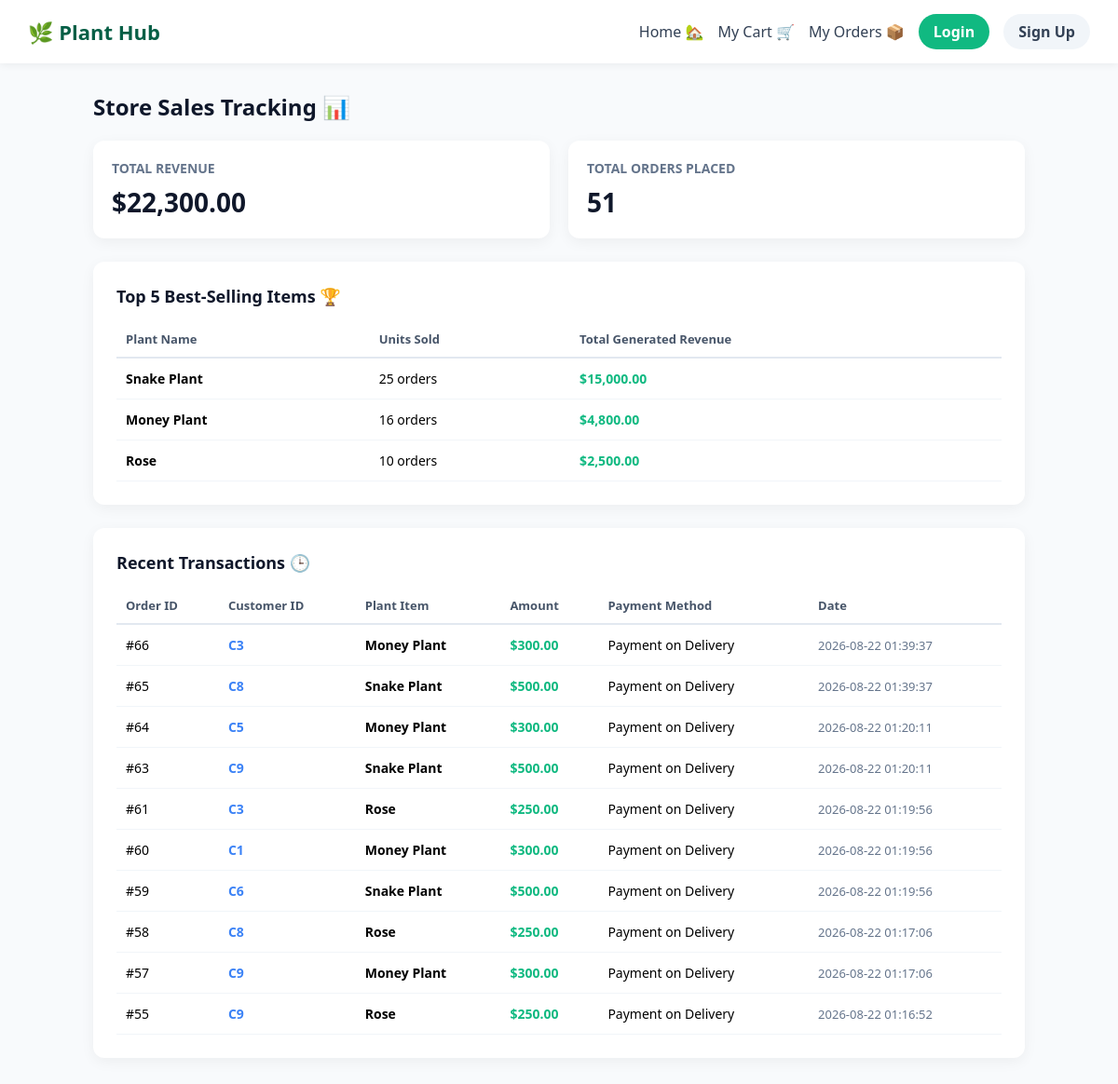
The page /sales_dashboard.php on the database its author committed.
### tables this page shows
CREATE TABLE `orders` (
  `Order_id` int(11) NOT NULL,
  `Customer_id` int(11) NOT NULL,
  `Plant_id` int(11) NOT NULL,
  `Amount` decimal(10,2) DEFAULT 0.00,
  `Order_date` datetime DEFAULT current_timestamp(),
  `Exchange_status` varchar(50) DEFAULT 'None',
  `points_redeemed` int(11) DEFAULT 0
);

### sales_dashboard.php (the view, shortened to what this page needs)
<?php
include("DBconnect.php");
$plant_map = [];
$plant_res = mysqli_query($conn, "SELECT * FROM plant");
if ($plant_res) {
    while ($p = mysqli_fetch_assoc($plant_res)) {
        $p_lower = array_change_key_case($p, CASE_LOWER);
        $p_id = $p_lower['id'] ?? $p_lower['plant_id'] ?? null;
        $p_name = $p_lower['name'] ?? $p_lower['plant_name'] ?? $p_lower['title'] ?? null;
        if ($p_id !== null && $p_name !== null) {
            $plant_map[$p_id] = $p_name;
        }
    }
}
$orders_res = mysqli_query($conn, "SELECT * FROM orders");
$recent_orders = [];
$top_plants = [];
$total_revenue = 0.0;
$total_orders_count = 0;
if ($orders_res) {
    while ($row = mysqli_fetch_assoc($orders_res)) {
        $r = array_change_key_case($row, CASE_LOWER);
        $p_id = (int)($r['plant_id'] ?? $r['plantid'] ?? 0);
        $amt = (float)($r['amount'] ?? 0);
        if ($p_id <= 0 || !isset($plant_map[$p_id]) || $amt <= 0) {
            continue;
        }
        $real_name = $plant_map[$p_id];
        $r['resolved_plant_name'] = $real_name;
        $cust_id = $row['Customer_ID'] ?? $row['customer_id'] ?? $r['customer_id'] ?? $r['user_id'] ?? $r['cid'] ?? '';
        if (empty($cust_id) || $cust_id === '0') {
            $cust_id = 'C' . rand(1, 9);
        }
        $r['resolved_customer_id'] = $cust_id;
        $pay_method = $row['Payment_Method']
                   ?? $row['payment_method']
                   ?? $row['PaymentMethod']
                   ?? $row['Payment_Type']
                   ?? $r['payment_method']
                   ?? $r['payment_type']
                   ?? $r['pay_method']
                   ?? $r['method']
                   ?? '';
        $r['resolved_payment_method'] = !empty($pay_method) ? $pay_method : 'Payment on Delivery';
        $recent_orders[] = $r;
        $total_revenue += $amt;
        $total_orders_count++;
        if (!isset($top_plants[$real_name])) {
            $top_plants[$real_name] = ['units' => 0, 'revenue' => 0.0];
        }
        $top_plants[$real_name]['units'] += 1;
        $top_plants[$real_name]['revenue'] += $amt;
    }
    uasort($top_plants, function($a, $b) {
        return $b['units'] <=> $a['units'];
    });
    $top_plants = array_slice($top_plants, 0, 5, true);
    $recent_orders = array_reverse($recent_orders);
    $recent_orders = array_slice($recent_orders, 0, 10);
}
?>
<!DOCTYPE html>
<html lang="en">
<head>
</head>
<body>
<?php if (file_exists("header.php")) include("header.php"); ?>
<div class="container">
    <h2 style="color: #0f172a; font-weight: 800; margin-bottom: 20px;">Store Sales Tracking 📊</h2>
    <div class="grid-stats">
        <div class="stat-card">
            <h4>Total Revenue</h4>
            <span class="val text-green">$<?php echo number_format($total_revenue, 2); ?></span>
        </div>
        <div class="stat-card">
            <h4>Total Orders Placed</h4>
            <span class="val"><?php echo number_format($total_orders_count); ?></span>
        </div>
    </div>
    <div class="card">
        <h3 class="card-title">Top 5 Best-Selling Items 🏆</h3>
        <table>
            <thead>
                <tr>
                    <th>Plant Name</th>
                    <th>Units Sold</th>
                    <th>Total Generated Revenue</th>
                </tr>
            </thead>
            <tbody>
                <?php if (!empty($top_plants)): ?>
                    <?php foreach ($top_plants as $name => $data): ?>
                        <tr>
                            <td style="font-weight: 600;"><?php echo htmlspecialchars($name); ?></td>
                            <td><?php echo $data['units']; ?> orders</td>
                            <td class="text-green">$<?php echo number_format($data['revenue'], 2); ?></td>
                        </tr>
                    <?php endforeach; ?>
                <?php else: ?>
                    <tr><td colspan="3" style="text-align:center; color:#94a3b8;">No valid sales data available.</td></tr>
                <?php endif; ?>
            </tbody>
        </table>
    </div>
    <div class="card">
        <h3 class="card-title">Recent Transactions 🕒</h3>
        <table>
            <thead>
                <tr>
                    <th>Order ID</th>
                    <th>Customer ID</th>
                    <th>Plant Item</th>
                    <th>Amount</th>
                    <th>Payment Method</th>
                    <th>Date</th>
                </tr>
            </thead>
            <tbody>
                <?php if (!empty($recent_orders)): ?>
                    <?php foreach ($recent_orders as $r): ?>
                        <tr>
                            <td>#<?php echo $r['order_id'] ?? $r['id'] ?? 'N/A'; ?></td>
                            <td style="font-weight: 600; color: #3b82f6;"><?php echo htmlspecialchars($r['resolved_customer_id']); ?></td>
                            <td style="font-weight: 600;"><?php echo htmlspecialchars($r['resolved_plant_name']); ?></td>
                            <td class="text-green">$<?php echo number_format((float)($r['amount'] ?? 0), 2); ?></td>
                            <td><?php echo htmlspecialchars($r['resolved_payment_method']); ?></td>
                            <td style="color: #64748b; font-size: 13px;"><?php echo $r['order_date'] ?? $r['date'] ?? 'N/A'; ?></td>
                        </tr>
                    <?php endforeach; ?>
                <?php else: ?>
                    <tr><td colspan="6" style="text-align:center; color:#94a3b8;">No valid transactions logged yet.</td></tr>
                <?php endif; ?>
            </tbody>
        </table>
    </div>
</div>
</body>
</html>

### header.php (shortened to what this page needs)
<?php
$is_logged_in = isset($_SESSION['customer_id']) || isset($_SESSION['user_id']) || isset($_SESSION['Employee_id']) || isset($_SESSION['employee_id']);
$is_employee = isset($_SESSION['Employee_id']) || isset($_SESSION['employee_id']) || ($_SESSION['role'] ?? $_SESSION['user_type'] ?? '') === 'employee';
$role_label = $is_employee ? 'Employee' : 'Customer';
$profile_link = $is_employee ? 'employee_dashboard.php' : 'profile.php';
?>
<header style="background: #ffffff; padding: 15px 30px; box-shadow: 0 2px 8px rgba(0,0,0,0.06); display: flex; justify-content: space-between; align-items: center; font-family: 'Segoe UI', sans-serif;">
    <a href="index.php" style="font-size: 22px; font-weight: bold; color: #065f46; text-decoration: none; display: flex; align-items: center; gap: 8px;">
        🌿 Plant Hub
    </a>
    <nav style="display: flex; align-items: center; gap: 15px;">
        <a href="index.php" style="color: #334155; text-decoration: none; font-weight: 500;">Home 🏡</a>
        <a href="cart.php" style="color: #334155; text-decoration: none; font-weight: 500;">My Cart 🛒</a>
        <a href="my_orders.php" style="color: #334155; text-decoration: none; font-weight: 500;">My Orders 📦</a>
        <?php if ($is_logged_in): ?>
            <?php if ($is_employee): ?>
                <a href="employee_dashboard.php" style="color: #047857; text-decoration: none; font-weight: 600;">🛠️ Dashboard</a>
            <?php endif; ?>
            <a href="<?php echo $profile_link; ?>" style="background: #e0f2fe; color: #0369a1; padding: 8px 16px; border-radius: 20px; text-decoration: none; font-weight: 600;">
                👤 <?php echo $role_label; ?>
            </a>
            <a href="logout.php" style="background: #ffe4e6; color: #e11d48; padding: 8px 16px; border-radius: 20px; text-decoration: none; font-weight: 600;">Logout</a>
        <?php else: ?>
            <a href="login.php" style="background: #10b981; color: white; padding: 8px 16px; border-radius: 20px; text-decoration: none; font-weight: 600;">Login</a>
            <a href="signup.php" style="background: #f1f5f9; color: #334155; padding: 8px 16px; border-radius: 20px; text-decoration: none; font-weight: 600;">Sign Up</a>
        <?php endif; ?>
    </nav>
</header>

### sales_dashboard.php (style rules this page uses)
body { background-color: #f8fafc; margin: 0; font-family: 'Segoe UI', sans-serif; }
.container { max-width: 1000px; margin: 30px auto; padding: 0 20px; }
.grid-stats { display: flex; gap: 20px; margin-bottom: 25px; }
.stat-card { flex: 1; background: white; border-radius: 12px; padding: 20px; box-shadow: 0 4px 15px rgba(0,0,0,0.05); }
.stat-card h4 { margin: 0; color: #64748b; font-size: 14px; text-transform: uppercase; }
.stat-card .val { font-size: 28px; font-weight: 800; color: #0f172a; margin-top: 8px; display: block; }
.card { background: white; border-radius: 12px; padding: 25px; box-shadow: 0 4px 15px rgba(0,0,0,0.05); margin-bottom: 25px; }
.card-title { font-size: 18px; font-weight: 800; color: #0f172a; margin-top: 0; margin-bottom: 15px; }
table { width: 100%; border-collapse: collapse; }
th { text-align: left; padding: 10px; color: #475569; border-bottom: 2px solid #e2e8f0; font-size: 13px; }
td { padding: 12px 10px; border-bottom: 1px solid #f1f5f9; font-size: 14px; }
.text-green { color: #10b981; font-weight: 700; }

### rows shown on the page
orders: Order_id "60", resolved_customer_id "C1", resolved_plant_name "Money Plant", Amount "300.00", resolved_payment_method "Payment on Delivery", Order_date "2026-08-22 01:19:56"
orders: Order_id "59", resolved_customer_id "C6", resolved_plant_name "Snake Plant", Amount "500.00", resolved_payment_method "Payment on Delivery", Order_date "2026-08-22 01:19:56"
orders: Order_id "58", resolved_customer_id "C8", resolved_plant_name "Rose", Amount "250.00", resolved_payment_method "Payment on Delivery", Order_date "2026-08-22 01:17:06"
orders: Order_id "57", resolved_customer_id "C9", resolved_plant_name "Money Plant", Amount "300.00", resolved_payment_method "Payment on Delivery", Order_date "2026-08-22 01:17:06"
orders: Order_id "55", resolved_customer_id "C9", resolved_plant_name "Rose", Amount "250.00", resolved_payment_method "Payment on Delivery", Order_date "2026-08-22 01:16:52"

### other values the page prints
$total_revenue "22,300.00"
$total_orders_count "51"
$name "Snake Plant"
$data['units'] "25"
$data['revenue'] "15,000.00"
$name "Money Plant"
$data['units'] "16"
$data['revenue'] "4,800.00"
$name "Rose"
$data['units'] "10"
$data['revenue'] "2,500.00"
$r['order_id'] "66"
$r['resolved_customer_id'] "C3"
$r['resolved_plant_name'] "Money Plant"
$r['amount'] "300.00"
